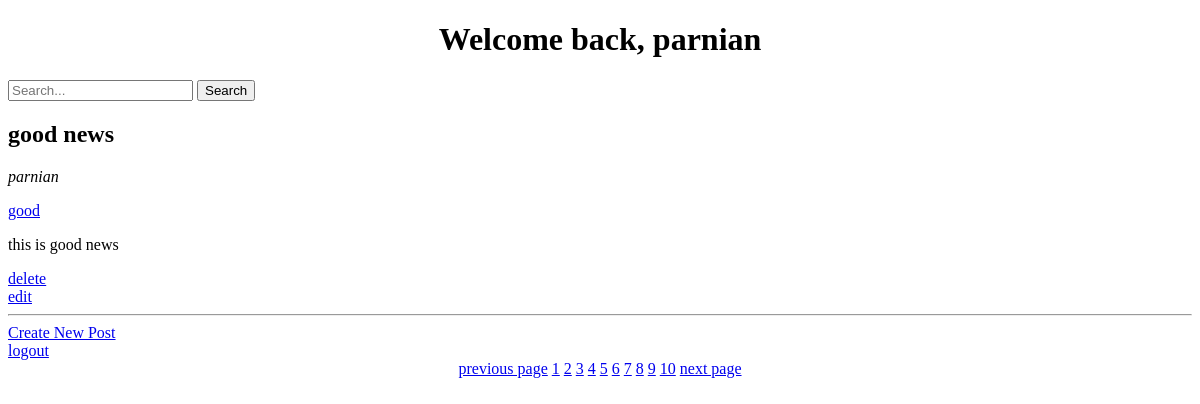
Page /dashboard (signed in) on the earlier database version.
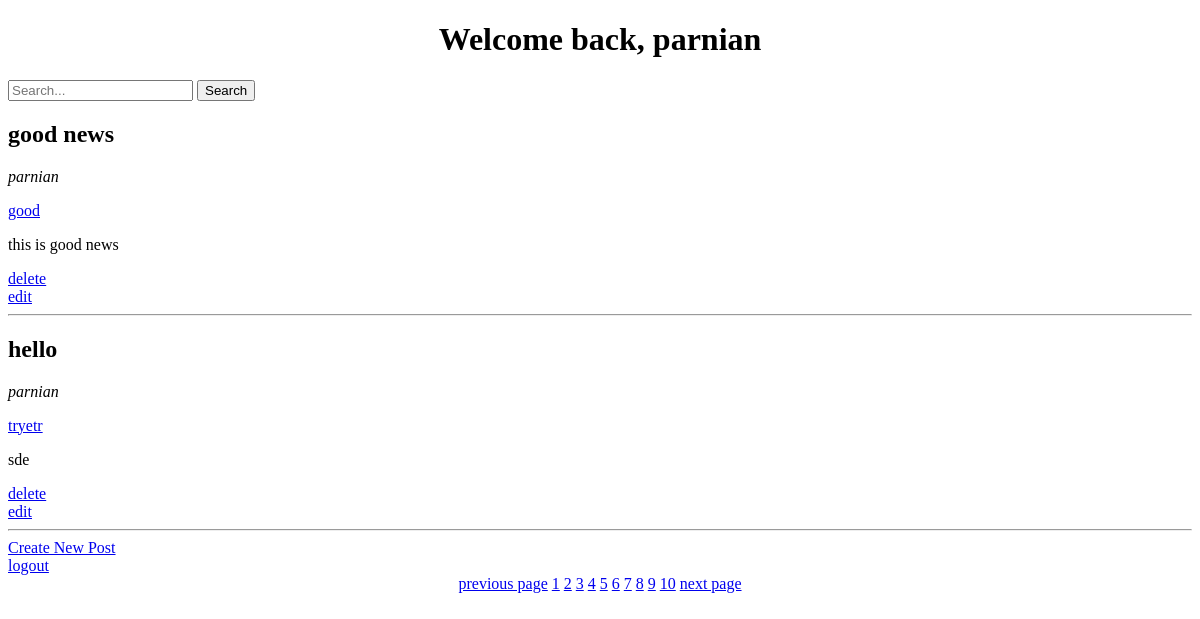
Same page on the later database version.
### app.py (models this page shows)
class Post(db.Model):
    id = db.Column(db.Integer, primary_key=True)
    title = db.Column(db.String(200), nullable=False)
    image = db.Column(db.String(200))
    video = db.Column(db.String(200))
    content = db.Column(db.String(1000), nullable=False)
    date_created = db.Column(db.DateTime, default=datetime.now())
    author_id = db.Column(db.Integer, db.ForeignKey('user.id'))
    labels = db.relationship('Tag', secondary='post_tag', backref='posts_labeled')

class User(db.Model, UserMixin):
    id = db.Column(db.Integer, primary_key=True)
    name = db.Column(db.String(50), nullable=False)
    username = db.Column(db.String(50), nullable=False, unique=True)
    password = db.Column(db.String(30), nullable=False)
    role = db.Column(db.String(10), nullable=False)
    posts = db.relationship('Post', backref='author')

class Tag(db.Model):
    id = db.Column(db.Integer, primary_key=True)
    name = db.Column(db.String(50), nullable=False)

### app.py (the view)
@app.route('/dashboard')
@login_required
def dashboard():
    posts = Post.query.filter_by(author_id=current_user.id)
    return render_template('dashboard.html', user=current_user, posts=posts)

### app.py (called while the page is built)
@login_manager.user_loader
def load_user(user_id):
    return User.query.get(int(user_id))

### templates/dashboard.html (shortened to what this page needs)
{% extends 'base.html' %}
{% block content %}
<h1>Welcome back, {{user.username}}</h1>
<form id="form" role="search"> <input type="search" id="query" name="q" placeholder="Search..." aria-label="Search through site content"> <button>Search</button> </form>
{% for post in posts %}
    <h2>{{post.title}}</h2>
    <i>{{post.author.name}}</i>
    <p>{% for tag in post.labels %}<a href="/tag/{{tag.name}}">{{tag.name}}      </a>{% endfor %}</p>
    <p>{{post.content}}</p>
    <td>
        <a href='/delete/{{post.id}}'>delete</a>
        <br>
        <a href='/edit/{{post.id}}'>edit</a>
    </td>
    <hr/>
{% endfor %}
<a href="{{url_for('new_post')}}">Create New Post</a>
<br>
<a href="{{url_for('logout')}}">logout</a>
<BlogNextAndPreviousBlock>
    <div class="home-paging">
    <center>
    <BlogPreviousPageBlock><a href="<-BlogPreviousPageLink->" title=>previous page</a></BlogPreviousPageBlock>
    <a href="<-BlogUrl->/author-<-BlogId->.aspx?p=1">1</a>
    <a href="<-BlogUrl->/author-<-BlogId->.aspx?p=2">2</a>
    <a href="<-BlogUrl->/author-<-BlogId->.aspx?p=3">3</a>
    <a href="<-BlogUrl->/author-<-BlogId->.aspx?p=4">4</a>
    <a href="<-BlogUrl->/author-<-BlogId->.aspx?p=5">5</a>
    <a href="<-BlogUrl->/author-<-BlogId->.aspx?p=6">6</a>
    <a href="<-BlogUrl->/author-<-BlogId->.aspx?p=7">7</a>
    <a href="<-BlogUrl->/author-<-BlogId->.aspx?p=8">8</a>
    <a href="<-BlogUrl->/author-<-BlogId->.aspx?p=9">9</a>
    <a href="<-BlogUrl->/author-<-BlogId->.aspx?p=10">10</a>
    <BlogNextPageBlock><a href="<-BlogNextPageLink->" title=>next page</a></BlogNextPageBlock>
    <br />
    </center>
    </div>
    </BlogNextAndPreviousBlock>
{% endblock %}

Differences in the rows shown:
added Post: title "hello", author.name "parnian", content "sde"
now on this page (row unchanged): Tag: name "tryetr", shown under "hello"
